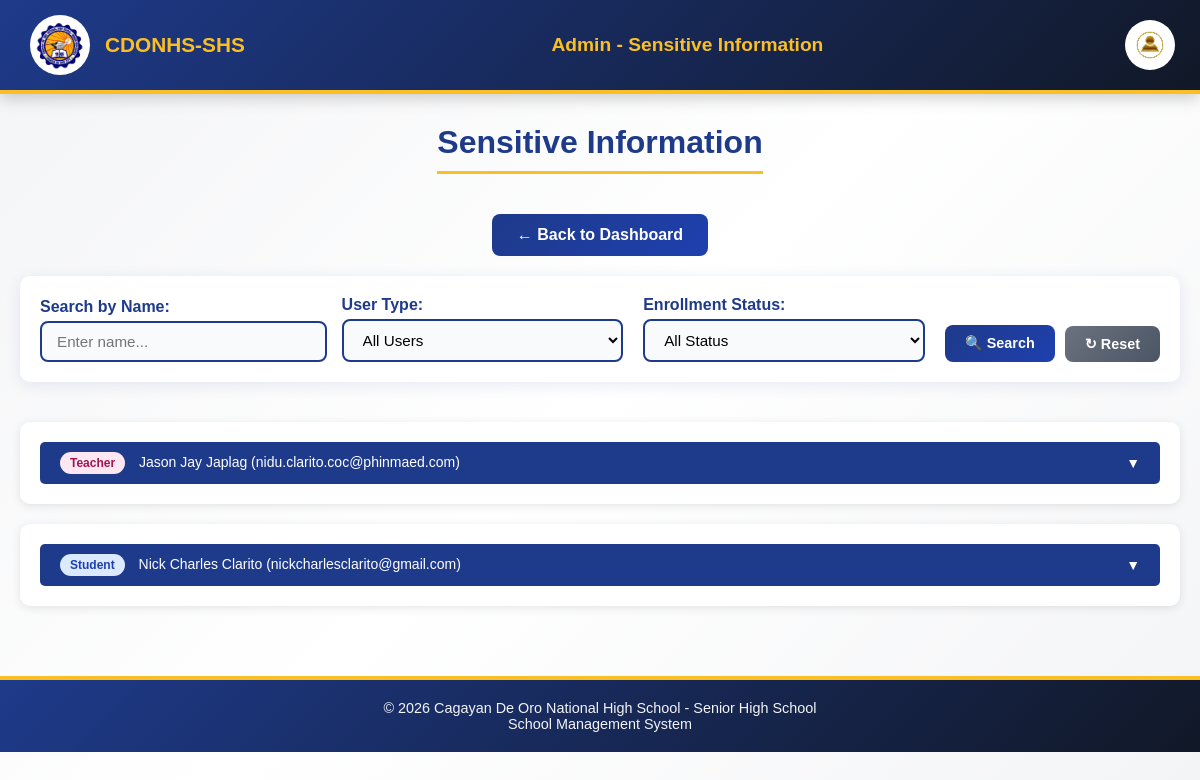
Page /Website_Files/Admin_Files/sensitive_information.php (signed in) on the earlier database version.
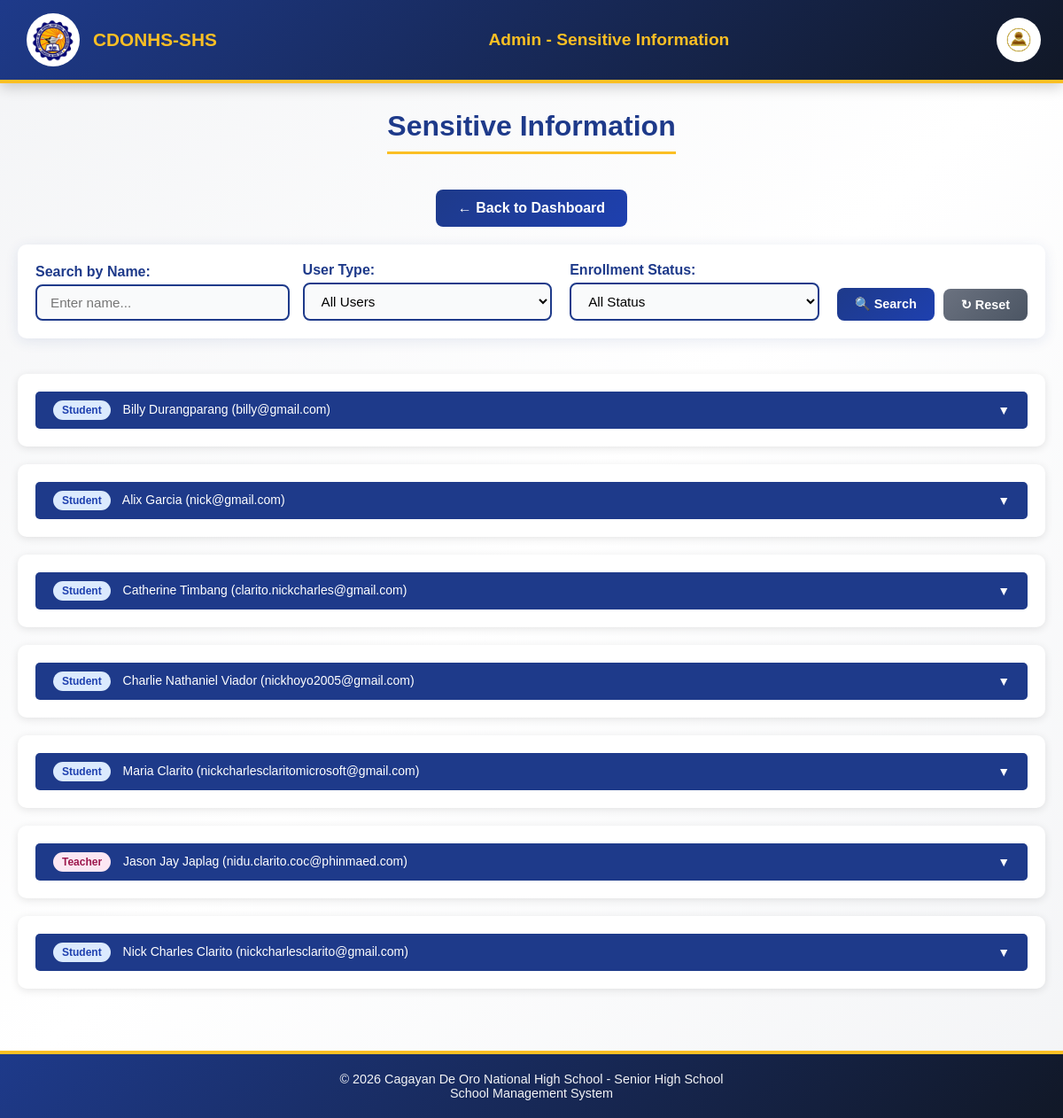
Same page on the later database version.
### tables this page shows
CREATE TABLE `teacher_applications` (
  `teacher_application_id` int(11) NOT NULL,
  `first_name` varchar(100) NOT NULL,
  `last_name` varchar(100) NOT NULL,
  `middle_name` varchar(100) DEFAULT NULL,
  `extension_name` varchar(20) DEFAULT NULL,
  `date_of_birth` date NOT NULL,
  `sex` enum('male','female') NOT NULL,
  `civil_status` enum('single','married','divorced','widowed') NOT NULL,
  `contact_number` varchar(20) NOT NULL,
  `email` varchar(150) NOT NULL,
  `facebook_profile` varchar(255) DEFAULT NULL,
  `house_number_street` varchar(255) NOT NULL,
  `barangay` varchar(100) NOT NULL,
  `city_municipality` varchar(100) NOT NULL,
  `province` varchar(100) NOT NULL,
  `current_school` varchar(255) NOT NULL,
  `highest_education` enum('Bachelors','Masters','Doctorate','Other') NOT NULL,
  `specialization` varchar(255) NOT NULL,
  `application_status` enum('Pending','Approved','Rejected','Conditionally Approved') DEFAULT 'Pending',
  `remarks` text DEFAULT NULL,
  `date_submitted` timestamp NOT NULL DEFAULT current_timestamp(),
  `resume_cv` varchar(255) DEFAULT NULL,
  `prc_id_copy` varchar(255) DEFAULT NULL,
  `certificates` varchar(255) DEFAULT NULL,
  `other_documents` varchar(255) DEFAULT NULL,
  `profile_image` varchar(255) DEFAULT NULL
);

CREATE TABLE `student_applications` (
  `application_id` int(11) NOT NULL,
  `first_name` varchar(100) NOT NULL,
  `last_name` varchar(100) NOT NULL,
  `middle_name` varchar(100) DEFAULT NULL,
  `extension_name` varchar(20) DEFAULT NULL,
  `lrn` varchar(12) NOT NULL,
  `date_of_birth` date NOT NULL,
  `sex` enum('male','female') NOT NULL,
  `civil_status` enum('single','married','divorced','widowed') NOT NULL,
  `house_number_street` varchar(255) NOT NULL,
  `barangay` varchar(100) NOT NULL,
  `city_municipality` varchar(100) NOT NULL,
  `province` varchar(100) NOT NULL,
  `contact_number` varchar(20) NOT NULL,
  `email` varchar(150) NOT NULL,
  `facebook_profile` varchar(255) DEFAULT NULL,
  `current_school` varchar(255) NOT NULL,
  `school_classification` enum('public','private') NOT NULL,
  `enrollment_type` enum('New','Transferee','Balik-Eskwela') NOT NULL DEFAULT 'New',
  `year_graduated` year(4) NOT NULL,
  `father_guardian_name` varchar(150) NOT NULL,
  `father_guardian_contact` varchar(20) NOT NULL,
  `mother_guardian_name` varchar(150) NOT NULL,
  `mother_guardian_contact` varchar(20) NOT NULL,
  `psa_birth_certificate` varchar(255) DEFAULT NULL,
  `form_138` varchar(255) DEFAULT NULL,
  `student_id_copy` varchar(255) DEFAULT NULL,
  `application_status` enum('Pending','Approved','Rejected','Conditionally Approved') DEFAULT 'Pending',
  `remarks` text DEFAULT NULL,
  `date_submitted` timestamp NOT NULL DEFAULT current_timestamp(),
  `profile_image` varchar(255) DEFAULT NULL
);

### Back_End_Files/PHP_Files/sensitive_information_backend.php (called while the page is built, shortened)
<?php
include "../../DB_Connection/Connection.php";
$filter_user_type = isset($_GET['filter_user_type']) ? trim($_GET['filter_user_type']) : '';
$studentSql = "SELECT
    sa.application_id,
    sa.first_name,
    sa.last_name,
    sa.middle_name,
    sa.extension_name,
    sa.date_of_birth,
    sa.sex,
    sa.civil_status,
    sa.house_number_street,
    sa.barangay,
    sa.city_municipality,
    sa.province,
    sa.contact_number,
    sa.email,
    sa.facebook_profile,
    sa.current_school,
    sa.school_classification,
    sa.enrollment_type,
    sa.year_graduated,
    sa.father_guardian_name,
    sa.father_guardian_contact,
    sa.mother_guardian_name,
    sa.mother_guardian_contact,
    sa.psa_birth_certificate,
    sa.form_138,
    sa.student_id_copy,
    sa.profile_image,
    sa.application_status,
    sa.remarks,
    sa.date_submitted,
    'Student' as user_type
FROM student_applications sa
WHERE 1=1";
$studentSql .= " ORDER BY sa.date_submitted DESC";
$teacherSql = "SELECT
    ta.teacher_application_id as application_id,
    ta.first_name,
    ta.last_name,
    ta.middle_name,
    ta.extension_name,
    ta.date_of_birth,
    ta.sex,
    ta.civil_status,
    ta.house_number_street,
    ta.barangay,
    ta.city_municipality,
    ta.province,
    ta.contact_number,
    ta.email,
    ta.facebook_profile,
    ta.current_school,
    ta.highest_education,
    ta.specialization,
    ta.resume_cv,
    ta.prc_id_copy,
    ta.certificates,
    ta.other_documents,
    ta.profile_image,
    ta.application_status,
    ta.remarks,
    ta.date_submitted,
    'Teacher' as user_type
FROM teacher_applications ta
WHERE 1=1";
$teacherSql .= " ORDER BY ta.date_submitted DESC";
$allResults = [];
if (empty($filter_user_type) || $filter_user_type === 'Student') {
    $studentResult = $connection->query($studentSql);
    if ($studentResult) {
        while ($row = $studentResult->fetch_assoc()) {
            $allResults[] = $row;
        }
    }
}
if (empty($filter_user_type) || $filter_user_type === 'Teacher') {
    $teacherResult = $connection->query($teacherSql);
    if ($teacherResult) {
        while ($row = $teacherResult->fetch_assoc()) {
            $allResults[] = $row;
        }
    }
}
?>

### Website_Files/Admin_Files/sensitive_information.php (the view, shortened to what the changed rows need)
<?php
include "../../Back_End_Files/PHP_Files/sensitive_information_backend.php";
?>
<!DOCTYPE html>
<html lang="en">
<head>
    <link rel="stylesheet" href="../../Design/main_design.css">
    <link rel="stylesheet" href="../../Design/profile_dropdown.css">
    <link rel="stylesheet" href="../../Design/admin/application_list_design.css">
    <link rel="stylesheet" href="../../Design/admin/sensitive_information_design.css">
</head>
<body>
    <div class="page-title">
        <h1>Sensitive Information</h1>
    </div>
    <div class="sensitive-info-container">
        <?php if (!empty($allResults)): ?>
            <?php foreach ($allResults as $record): ?>
                <div class="detail-card">
                    <button class="expand-btn" onclick="toggleDetails(this)">
                        <span>
                            <span class="user-type-badge <?= $record['user_type'] === 'Student' ? 'badge-student' : 'badge-teacher'; ?>">
                                <?= htmlspecialchars($record['user_type']); ?>
                            </span>
                            <?= htmlspecialchars($record['first_name'] . ' ' . $record['last_name']); ?>
                            (<?= htmlspecialchars($record['email']); ?>)
                        </span>
                        <span class="expand-icon">▼</span>
                    </button>
                </div>
            <?php endforeach; ?>
        <?php endif; ?>
    </div>
</body>
</html>

Differences in the rows shown:
added student_applications: user_type "Student", first_name+last_name "Billy Durangparang", email "billy@gmail.com"
added student_applications: user_type "Student", first_name+last_name "Alix Garcia", email "nick@gmail.com"
added student_applications: user_type "Student", first_name+last_name "Catherine Timbang", email "clarito.nickcharles@gmail.com"
added student_applications: user_type "Student", first_name+last_name "Charlie Nathaniel Viador", email "nickhoyo2005@gmail.com"
added student_applications: user_type "Student", first_name+last_name "Maria Clarito", email "nickcharlesclaritomicrosoft@gmail.com"
